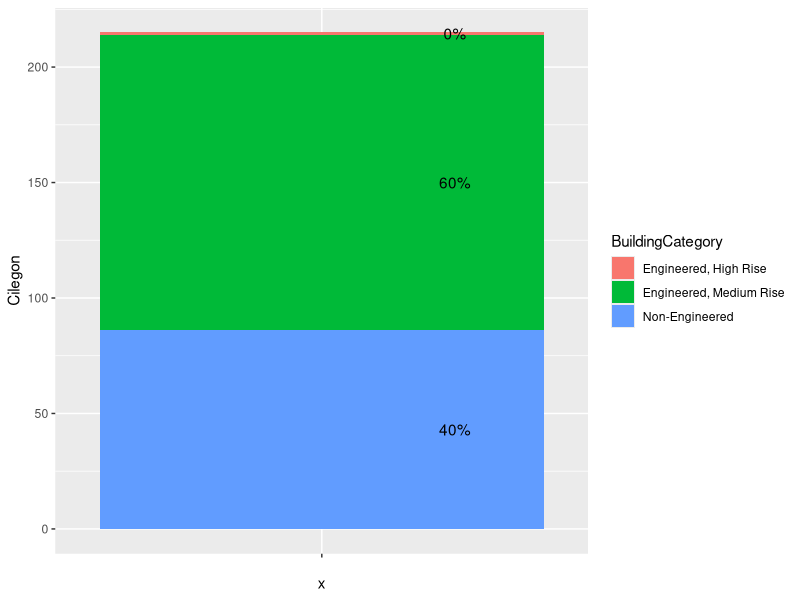
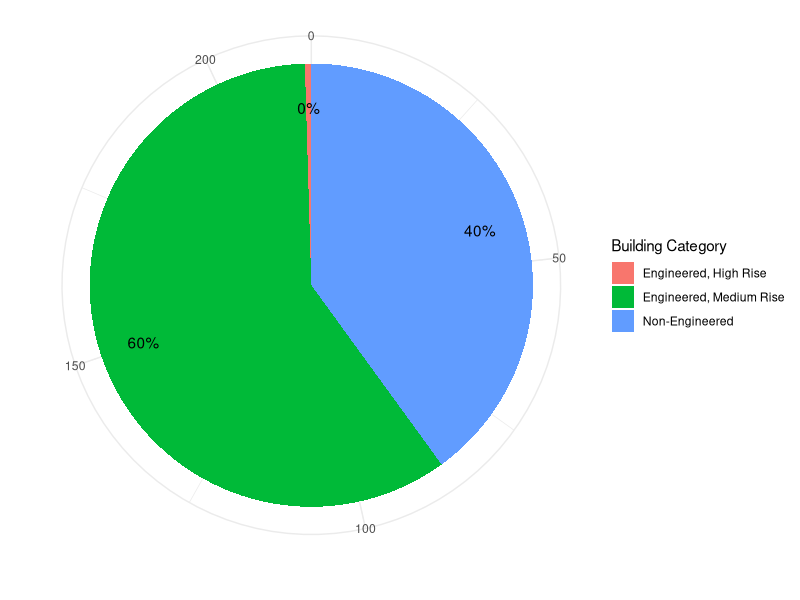
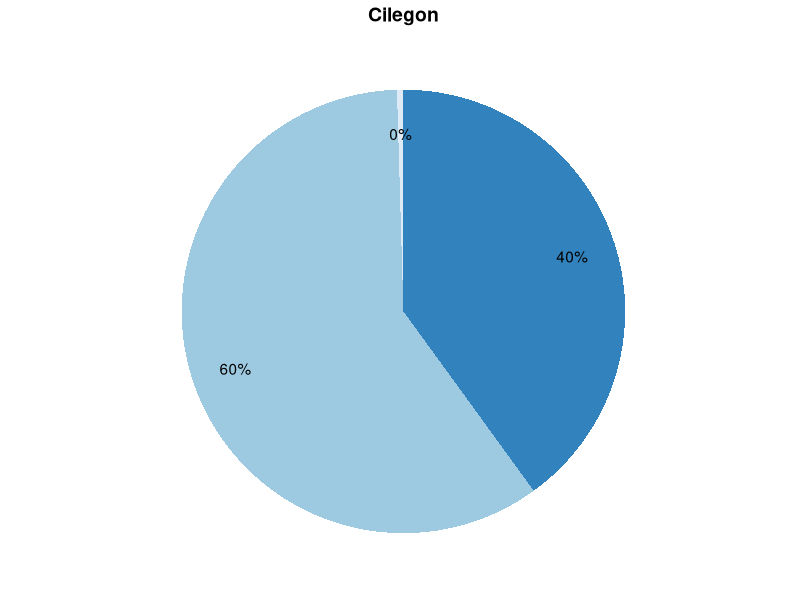
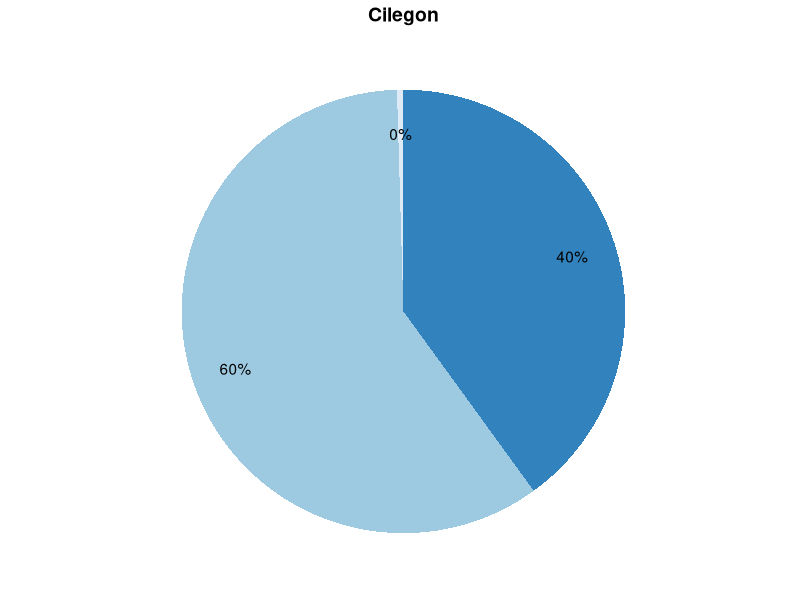

Write the R code that produced these figures, in order.
library(tidyverse)
library(ggrepel)
library(scales)
library(egg)

#Read Building Composition Cilegon
BC_Cilegon <- read_csv("Building Composition - Cilegon.csv")
#bar chart
bp_Cilegon <- ggplot(BC_Cilegon, aes(x = "", y = Cilegon, fill = BuildingCategory))+
  geom_col(position = 'stack', width = 1)+
  geom_text(aes(label = percent(Percentage), x = 1.3),
            position = position_stack(vjust = 0.5))
bp_Cilegon
#pie chart
pie_Cilegon <- bp_Cilegon + coord_polar(theta = "y") +
  labs(
       fill = "Building Category") +
  xlab("") +
  ylab("")+
  theme_bw()+
  theme_minimal()
pie_Cilegon
#create blank theme
blank_theme <- theme_minimal()+
  theme(
    axis.title.x = element_blank(),
    axis.title.y = element_blank(),
    panel.border = element_blank(),
    panel.grid=element_blank(),
    axis.ticks = element_blank(),
    plot.title=element_text(size=14, face="bold")
  )
#palette
pie2_Cilegon <- pie_Cilegon + scale_fill_brewer(palette = "Blues") + 
  theme(axis.text = element_blank()) +
  blank_theme +
  ggtitle("Cilegon")+
  theme(axis.text.x = element_blank(),
        legend.position = "none",
        plot.title = element_text(hjust = 0.5))
pie2_Cilegon
#saving plot
ggsave("Figure2_CIlegon.pdf",
       plot = pie2_Cilegon,
       width = 7.5,
       height = 5,
       units = "in")
